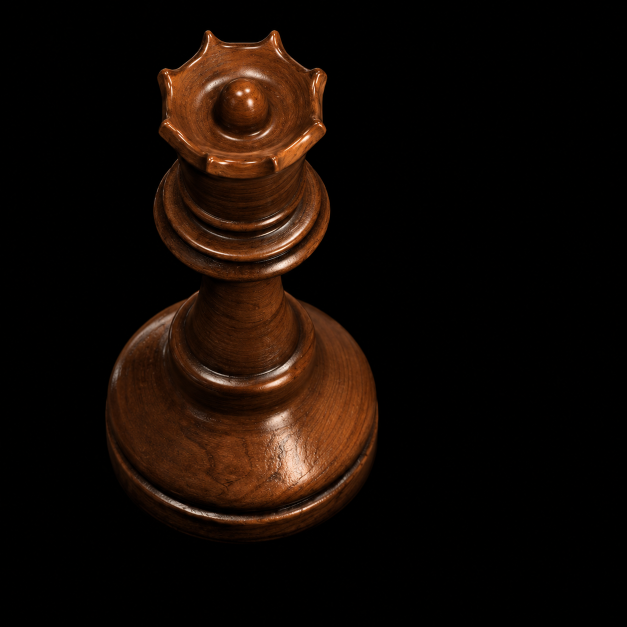
#> input picture assets/queen/reference.png, 1254 x 1254 px, found by its file name (shown at 1/2 size)
$ python compare_fine_relief_details.py
#> lines starting #> are read from the running program, lines starting #| are printed output that depends on the picture
"""Present fixed-coordinate detail crops from the two fine-relief trials."""
from pathlib import Path
from PIL import Image,ImageDraw
ROOT=Path(__file__).resolve().parents[2]
out=ROOT/'build/bishop-mission/114-115-detail-comparison.png'
sources=[('Selected white 3','assets/bishop/reference.png'),
         ('Accepted 013','assets/bishop/render.png'),
         ('114: fine relief gain 2','build/bishop-mission/114-fine-relief/wood.png'),
         ('115: fine relief gain 4','build/bishop-mission/115-fine-relief-stronger/wood.png')]
boxes=[('Head grain',(500,295,590,400)),('Collar finish',(425,520,575,605)),
       ('Socket lip',(430,760,565,835)),('Base glint',(545,925,655,1010))]
cw,ch=420,450;canvas=Image.new('RGB',(cw*4,ch*4),'#171b21');d=ImageDraw.Draw(canvas)
#> after `canvas = Image.new('RGB', (cw * 4, ch * 4), '#171b21')`:
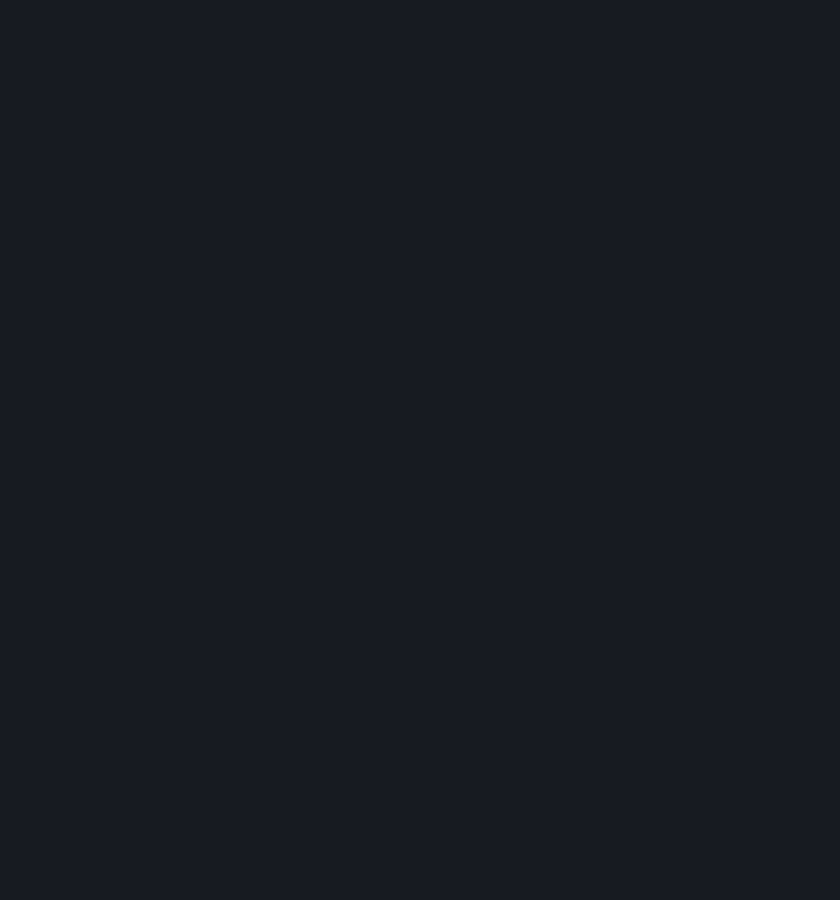
#> canvas: PIL image 1680x1800 RGB (shown at 1/2 size); mean R, G, B 23, 27, 33
for j,(feature,box) in enumerate(boxes):
    for i,(label,path) in enumerate(sources):
        im=Image.open(ROOT/path).convert('RGBA').crop(box)
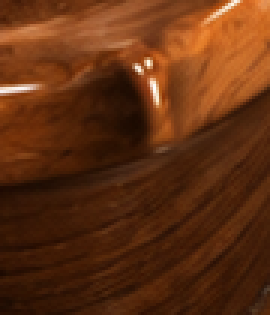
#> im: PIL image 90x105 RGBA (shown 3 times larger); mean R, G, B, A 96.6, 47.7, 18, 255
        im.thumbnail((400,400),Image.Resampling.LANCZOS) if max(im.size)>400 else None
        scale=min(400/im.width,400/im.height)
#> scale = 3.81
        im=im.resize((round(im.width*scale),round(im.height*scale)),Image.Resampling.NEAREST)
#> im: PIL image 343x400 RGBA
        x=i*cw+(cw-im.width)//2;y=j*ch+45+(400-im.height)//2
#> after `x = i * cw + (cw - im.width) // 2`: x = 38
#> after `y = j * ch + 45 + (400 - im.height) // 2`: y = 45
        canvas.paste(im,(x,y),im)
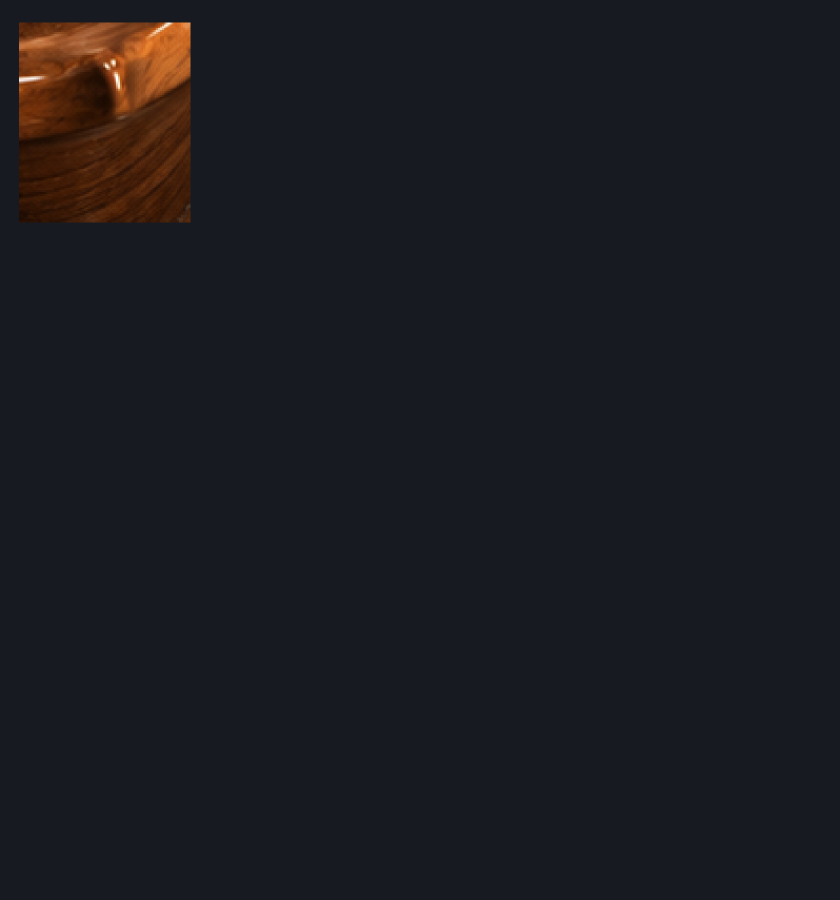
#> canvas: PIL image 1680x1800 RGB (shown at 1/2 size); mean R, G, B 26.3, 27.9, 32.3
#> (the run stopped early here; a loop or call above may not have finished)

$ run again, with assets/queen/comparison-base.png copied over assets/queen/reference.png
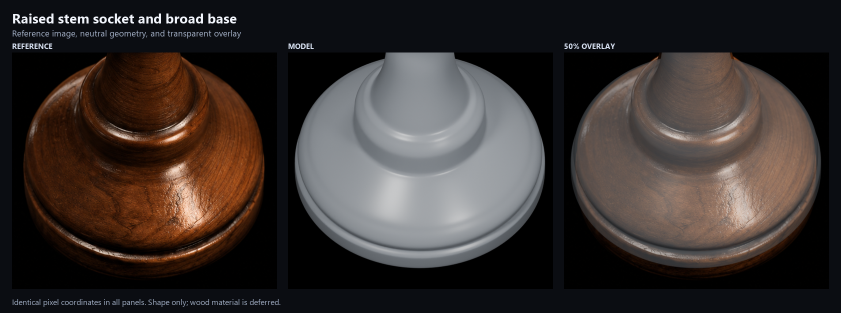
#> input picture assets/queen/comparison-base.png, 1682 x 626 px, found by its file name (shown at 1/2 size)
#> `im=Image.open(ROOT/path).convert('RGBA').crop(box)`:
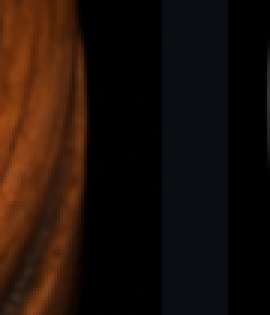
#> im: PIL image 90x105 RGBA (shown 3 times larger); mean R, G, B, A 30.1, 16, 8.9, 255
#> `canvas.paste(im,(x,y),im)`:
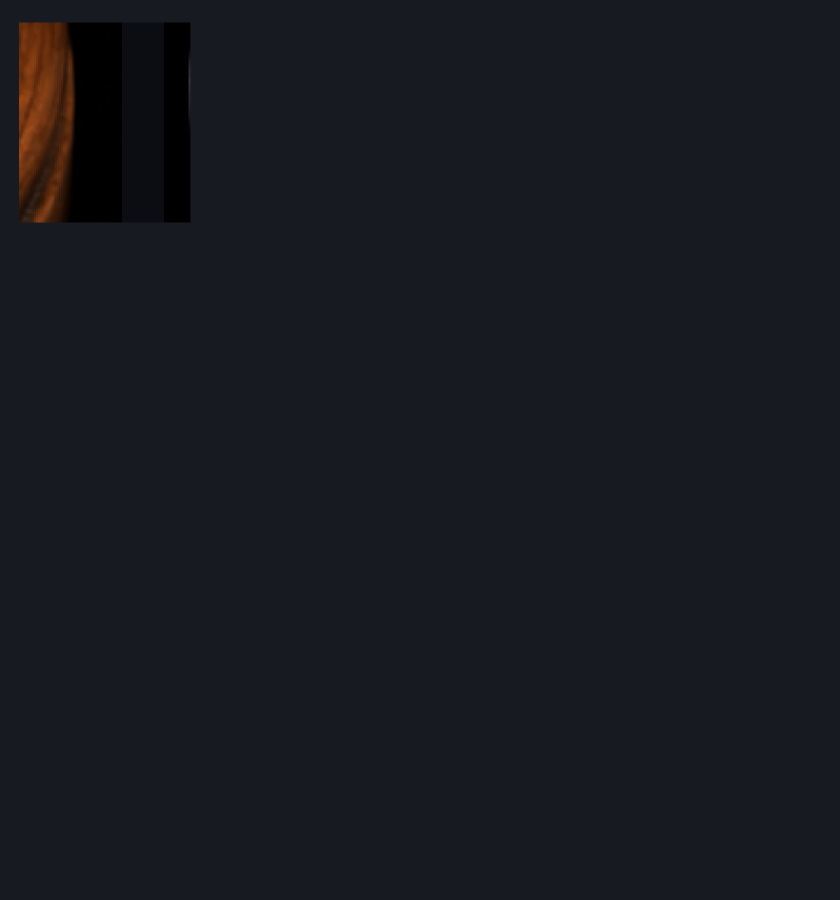
#> canvas: PIL image 1680x1800 RGB (shown at 1/2 size); mean R, G, B 23.3, 26.5, 31.9
